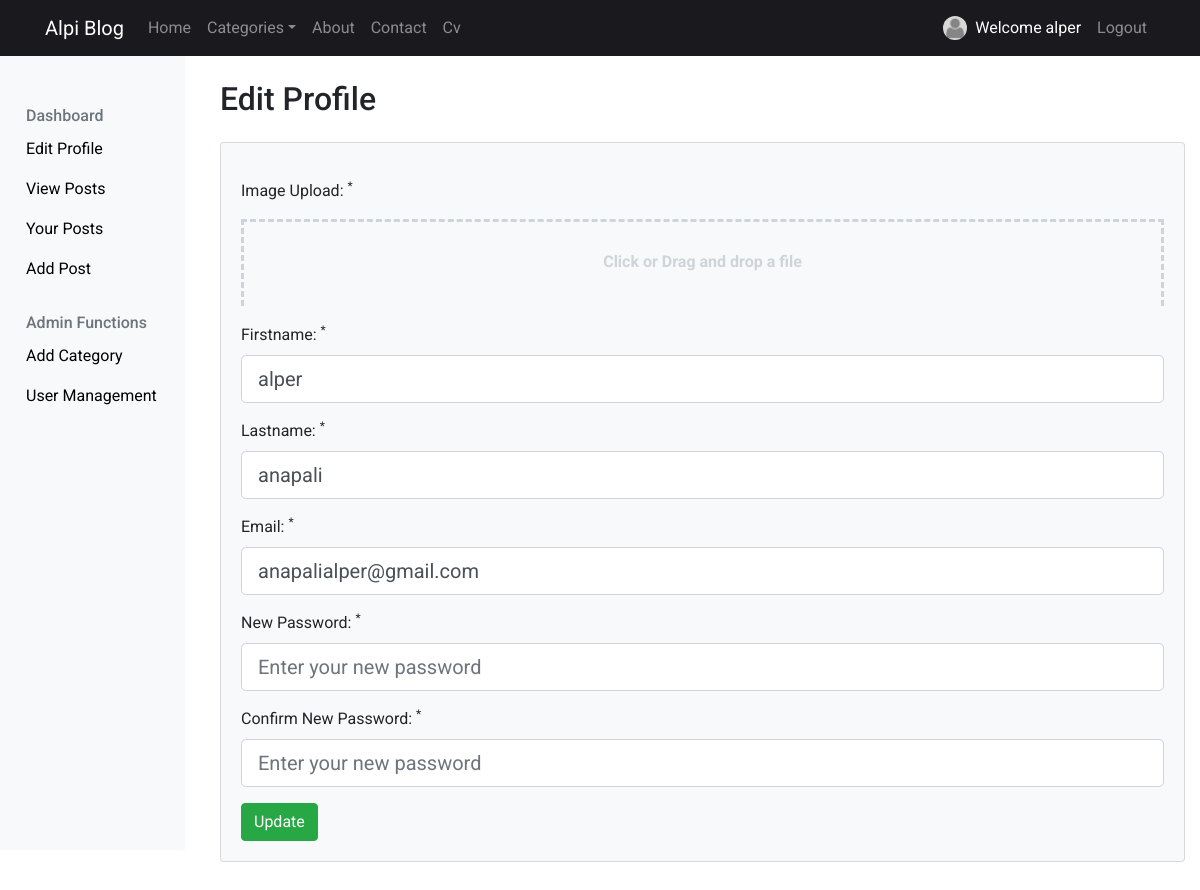
Screenshot of /src/dashboard/editProfile (signed in) with the database file from the repository.
### tables this page shows
CREATE TABLE `user` (
  `id` int(11) NOT NULL,
  `firstname` varchar(32) NOT NULL,
  `lastname` varchar(32) NOT NULL,
  `email` varchar(32) NOT NULL,
  `password` varchar(255) NOT NULL,
  `login_attempts` int(11) DEFAULT NULL,
  `permission_id` tinyint(1) NOT NULL DEFAULT 2,
  `file_id` int(11) DEFAULT NULL
);

### src/index.php (called while the page is built, shortened)
<?php
include 'lib/Message.php';
include 'lib/Database.php';
include 'lib/Session.php';
include 'lib/Model.php';
include 'lib/Controller.php';
$app = new Application();

### src/lib/Session.php (called while the page is built, shortened)
<?php
class Session {
    static public function get($key) {
        if (isset($_SESSION[$key]))
            return $_SESSION[$key];
    }
}

### src/lib/Model.php (called while the page is built, shortened)
<?php
class Model {
    function __construct() {
        $this->db = new Database();
    }
}

### src/lib/Database.php (called while the page is built, shortened)
<?php
class Database extends PDO {
    public function __construct() {
        try {
            $dsn = DB_TYPE . ':host=' . DB_HOST . ';port=' . DB_PORT . ';dbname=' . DB_NAME;
            $username = DB_USER;
            $passwd = DB_PASS;
        }
        catch(PDOException $e) {
            echo "Connection failed: " . $e->getMessage();
        }
    }
}

### src/model/Dashboard_Model.php (called while the page is built, shortened)
<?php
    class Dashboard_Model extends Model {
        public function getUserFromEmail($email) {
            $sql = 'SELECT user.*, user_permission.permission FROM user LEFT JOIN user_permission ON permission_id = user_permission.id WHERE email = :email LIMIT 1';
            $obj = $this->db->prepare($sql);
            $obj->execute(array(
                'email' => $email
            ));
            $result = $obj->fetch(PDO::FETCH_ASSOC);
            return $result;
        }
    }

### src/lib/Controller.php (called while the page is built, shortened)
<?php
class Controller {
    public function loadModel() {
        $model_name = get_class($this) . '_Model';
        $model_file = 'model/' . $model_name . '.php';
        if (file_exists($model_file)) {
            $this->model = new $model_name;
        }
    }
}

### src/view/dashboard/editProfile.php (the view, shortened to what this page needs)
<?php
    $firstnameErr = isset($this->error['firstname']) ? 'is-invalid' : '';
    $lastNameErr = isset($this->error['lastname']) ? 'is-invalid' : '';
    $emailErr = isset($this->error['email']) ? 'is-invalid' : '';
    $passwordErr = isset($this->error['password']) ? 'is-invalid' : '';
    $confirmPasswordErr = isset($this->error['confirm_password']) ? 'is-invalid' : '';
?>
<?php include 'partial/sidebar.php'; ?>
<div class="col">
    <div class="container">
            <h2>Edit Profile</h2>
            <div class="card card-body bg-light mt-4 mb-5">
            <form action="<?php echo URL; ?>dashboard/doUpdateUser" method="POST" enctype="multipart/form-data">
                <div class="form-group inputDnD">
                    <label for="title">Image Upload: <sup>*</sup></label>
                </div>
                <div class="form-group">
                    <label for="title">Firstname: <sup>*</sup></label>
                    <input type="text" name="firstname" class="form-control form-control-lg <?= $firstnameErr ?>" value="<?= $this->userData['firstname'] ?>">
                </div>
                <div class="form-group">
                    <label for="title">Lastname: <sup>*</sup></label>
                    <input type="text" name="lastname" class="form-control form-control-lg <?= $lastNameErr ?>" value="<?= $this->userData['lastname'] ?>">
                </div>
                <div class="form-group">
                    <label for="title">Email: <sup>*</sup></label>
                    <input type="text" name="email" class="form-control form-control-lg <?= $emailErr ?>" value="<?= $this->userData['email'] ?>">
                </div>
                <div class="form-group">
                    <label for="title">New Password: <sup>*</sup></label>
                    <input type="password" name="password" Placeholder="Enter your new password" class="form-control form-control-lg <?= $passwordErr ?>">
                </div>
                <div class="form-group">
                    <label for="title">Confirm New Password: <sup>*</sup></label>
                    <input type="password" name="confirm_password" Placeholder="Enter your new password" class="form-control form-control-lg <?= $confirmPasswordErr ?>">
                </div>
                <input type="submit" class="btn btn-success" value="Update">
            </form>
        </div>
    </div>
</div>

### src/partial/navbar.php (shortened to what this page needs)
<nav class="navbar navbar-expand-lg navbar-dark bg-dark fixed-top">
    <div class="container">
        <a class="navbar-brand" href="<?php echo URL; ?>"><?php echo SITENAME; ?></a>
        <div class="collapse navbar-collapse" id="navbarsExampleDefault">
        <ul class="navbar-nav mr-auto">
            <li class="nav-item">
                <a class="nav-link <?= (Session::get('controller_name') == 'Home') ? 'active' : '' ?>" href="<?= URL ?>home">Home</a>
            </li>
            <li class="nav-item dropdown">
                <a class="nav-link dropdown-toggle <?= (Session::get('controller_name') == 'Categories') ? 'active' : '' ?>" id="navbarDropdownMenuLink" data-toggle="dropdown" aria-haspopup="true" aria-expanded="false">Categories</a>
            </li>
            <li class="nav-item">
                <a class="nav-link <?= (Session::get('controller_name') == 'About') ? 'active' : '' ?>" href="<?= URL ?>about">About</a>
            </li>
            <li class="nav-item">
                <a class="nav-link <?= (Session::get('controller_name') == 'Contact') ? 'active' : '' ?>" href="<?= URL ?>contact">Contact</a>
            </li>
            <li class="nav-item">
                <a class="nav-link <?= (Session::get('controller_name') == 'Cv') ? 'active' : '' ?>" href="<?= URL ?>cv">Cv</a>
            </li>
        </ul>
        <ul class="navbar-nav ml-auto">
            <?php if(Session::get('user')): ?>
            <li class="nav-item">
                <a class="nav-link d-flex <?= (Session::get('controller_name') == 'Dashboard') ? 'active' : '' ?>" href="<?= URL ?>dashboard">
                    <img src="<?= (empty(Session::get('user')['image'])) ? DEFAULT_IMG : URL . Session::get('user')['image'] ?>" width="24" height="24" class="mr-2" alt="" style="border-radius: 50%">
                    <div>Welcome <?= Session::get('user')['firstname'] ?></div>
                </a>
            </li>
            <li class="nav-item">
                <a class="nav-link" href="<?=URL?>auth/logout">Logout</a>
            </li>
            <?php endif; ?>
        </ul>
        </div>
    </div>
</nav>

### src/public/css/main.css (style rules this page uses)
body { padding-top: 5rem; font-family: 'roboto', sans-serif; }
a { color: black; }
.bg-dark { background-color: #19191E !important; }
.navbar { padding: .5rem 0rem !important; }
.nav-link { cursor: pointer !important; }

### rows the page displays
user: firstname "alper", lastname "anapali", email "anapalialper@gmail.com"

### other values shown
SITENAME "Alpi Blog"
